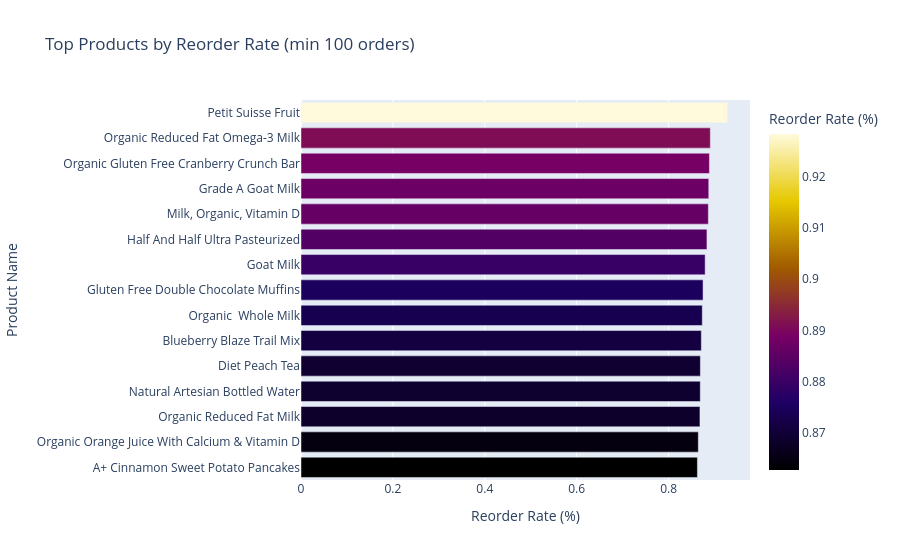

Source (notebook cell):
### Markdown cell above
#### E. High Reorder Rate Products
Products with over 100 purchases and reorder rate > 60%.

### Code cell
prod_stats = df.groupby('product_name').agg(
    total_purchases=('order_id', 'count'),
    reorder_rate=('reordered', 'mean')
).reset_index()

high_reorder = prod_stats[prod_stats['total_purchases'] >= 100].sort_values(by='reorder_rate', ascending=False).head(15)

fig = px.bar(high_reorder, x='reorder_rate', y='product_name', orientation='h',
             title='Top Products by Reorder Rate (min 100 orders)',
             labels={'reorder_rate': 'Reorder Rate (%)', 'product_name': 'Product Name'},
             color='reorder_rate', color_continuous_scale='Electric')
fig.update_layout(yaxis={'categoryorder':'total ascending'})
fig.show()

### Figure 1 — Plotly figure (JSON) as saved in the notebook; plotly's stock layout.template omitted (floating-point values rounded to 4 significant figures)
{"data": [{"hovertemplate": "Reorder Rate (%)=%{marker.color}<br>Product Name=%{y}<extra></extra>", "legendgroup": "", "marker": {"color": [0.9283, 0.8908, 0.8889, 0.8874, 0.8865, 0.8835, 0.8796, 0.875, 0.8733, 0.8713, 0.8692, 0.869, 0.8683, 0.8647, 0.8627], "coloraxis": "coloraxis", "pattern": {"shape": ""}}, "name": "", "orientation": "h", "showlegend": false, "textposition": "auto", "type": "bar", "x": [0.9283, 0.8908, 0.8889, 0.8874, 0.8865, 0.8835, 0.8796, 0.875, 0.8733, 0.8713, 0.8692, 0.869, 0.8683, 0.8647, 0.8627], "xaxis": "x", "y": ["Petit Suisse Fruit", "Organic Reduced Fat Omega-3 Milk", "Organic Gluten Free Cranberry Crunch Bar", "Grade A Goat Milk", "Milk, Organic, Vitamin D", "Half And Half Ultra Pasteurized", "Goat Milk", "Gluten Free Double Chocolate Muffins", "Organic  Whole Milk", "Blueberry Blaze Trail Mix", "Diet Peach Tea", "Natural Artesian Bottled Water", "Organic Reduced Fat Milk", "Organic Orange Juice With Calcium & Vitamin D", "A+ Cinnamon Sweet Potato Pancakes"], "yaxis": "y"}], "layout": {"barmode": "relative", "coloraxis": {"colorbar": {"title": {"text": "Reorder Rate (%)"}}, "colorscale": [[0, "rgb(0,0,0)"], [0.2, "rgb(30,0,100)"], [0.4, "rgb(120,0,100)"], [0.6, "rgb(160,90,0)"], [0.8, "rgb(230,200,0)"], [1, "rgb(255,250,220)"]]}, "legend": {"tracegroupgap": 0}, "title": {"text": "Top Products by Reorder Rate (min 100 orders)"}, "xaxis": {"anchor": "y", "domain": [0, 1], "title": {"text": "Reorder Rate (%)"}}, "yaxis": {"anchor": "x", "categoryorder": "total ascending", "domain": [0, 1], "title": {"text": "Product Name"}}}}
